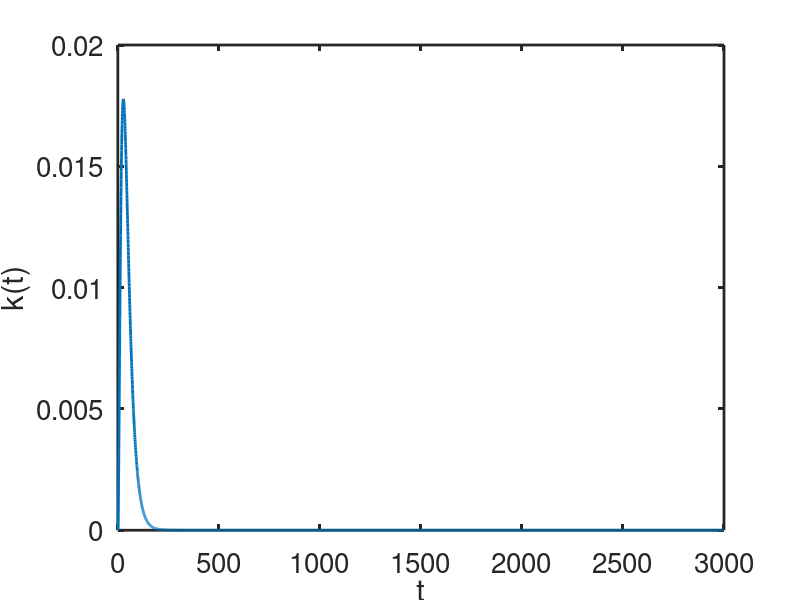
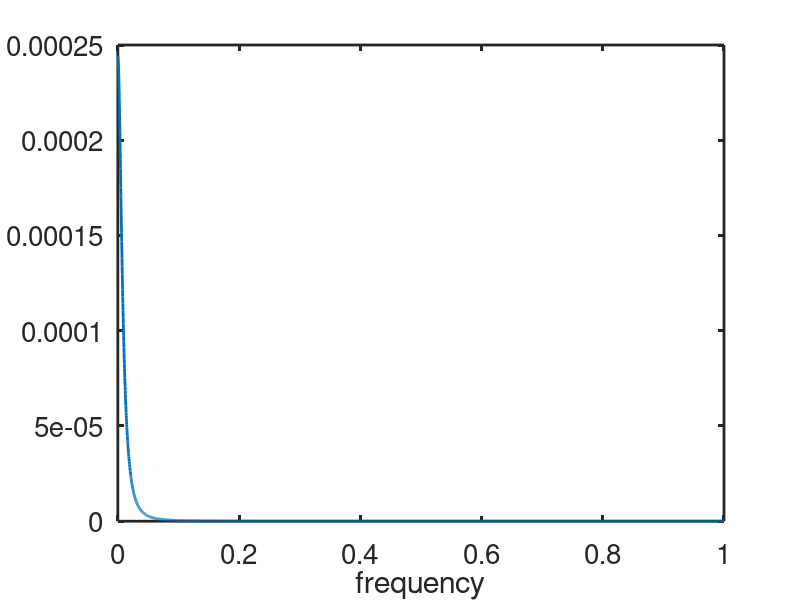
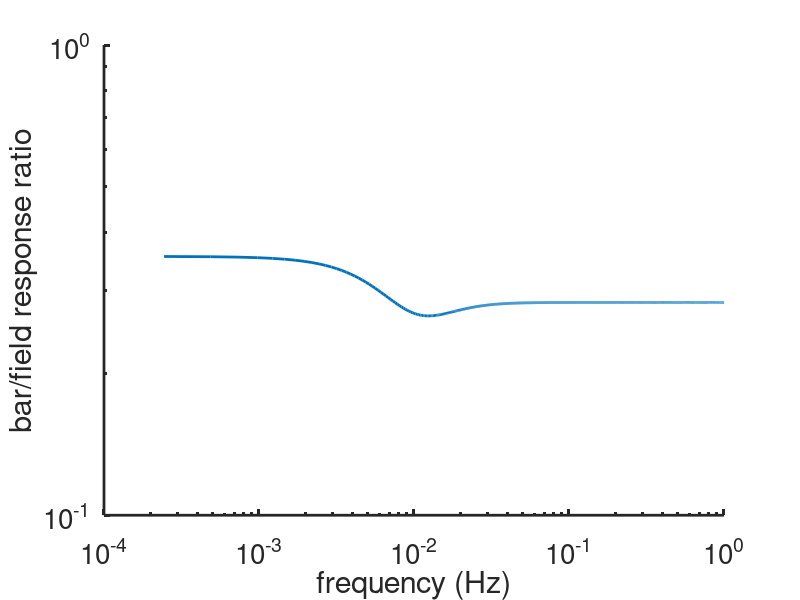
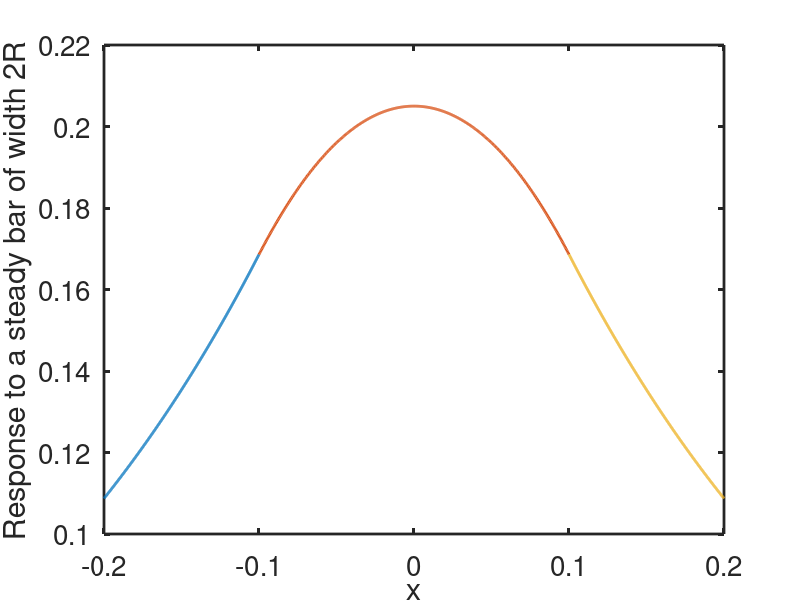

Write MATLAB code to recreate these figures, in order. (Note: this script raises an error after producing the figures.)

% ---------------------------
% Solutions of the Krausz-Naka model of photoreceptor cell/horizontal cell
% interactions in the catfish retina. 
%
% Used to generate the image in Fig. 17 of Chapter 19 of
% Keener and Sneyd, Mathematical Physiology, 3rd Edition, Springer.
%
% Written by James Keener and James Sneyd
% ---------------------------

clear all
close all
clc
set(0,                           ...
   'defaultaxesfontsize', 20,   ...
   'defaultaxeslinewidth', 2.0, ...
   'defaultlinelinewidth', 2.0, ...
   'defaultpatchlinewidth', 0.7);
% Work in time units of milliseconds
lh = 0.3;                      % The space constant of electrical diffusion in the horizontal cell layer
A = 3000;
tau = 25 ; 
t0 = 0.02; 

%% Set up and plot k and khat

% First, set up k and khat. We do this by taking the inverse Fourier
% transform of the function k(t), which is given in the text. We plot k(t)
% just for fun, to make sure it looks OK

Fs = 2;              % sampling frequency
t = 0:1/Fs:3000;             % time vector
L = length(t);              % signal length

k = (3/tau)*exp(-(t-t0)/tau).*(1 - exp(-(t-t0)/tau) ).^2;   % From the Krausz-Naka paper.
figure(1)
    plot(t,k)
    ylabel('k(t)')
    xlabel('t')

n = 2^nextpow2(L);          % Extend sample length and pad with zeros
khat = fft(k,n)/n;          % Take the FFT.
f = Fs*(0:(n/2))/n;         % Define the frequencies for the frequency domain
figure(2)
    plot(f,abs(khat(1:n/2+1)))
    %ylabel('\hat{k}(t)')
    xlabel('frequency')

% Once we know the FT of k, we can then calculate alpha(w).
alpha = (1 + A*khat).^0.5/lh;
alpha0 = (1+A*khat(1))^0.5/lh;      % The zero frequency value of alpha
fullfield = 1/(alpha0^2*lh^2)       % The full-field response. Used as a check, mostly.

%% Computation of the frequency response of the bar/field ratio at x=0
R = 0.1;           % Set the width of the bar. R=1 is a wide bar. R=0.1 is a thin bar
x = 0;
F = (2 - exp(-alpha.*(x+R)) - exp(alpha.*(x-R)));  % F as defined in the text
ratio = F/2;

figure(3)
    loglog(f,abs(ratio(1:n/2+1)))
    xlabel('frequency (Hz)')
    ylabel('bar/field response ratio')
    box off
%% Response to a steady bar of width 2R, by direct calculation and then by convolution. Plot on same graph, to compare

% To get a steady response, choose alpha to be the value at 0 frequency. So
% use alpha0 here. 

upper = 2*R;
lower = upper;

% Calculate the bar response in three pieces, To the
% left of the bar, inside the bar, and then to the right of the bar.
x1 = linspace(-lower,-R,500);
G1 = (1/(2*alpha0*alpha0*lh*lh))*abs(exp(-alpha0*abs(x1+R)) - exp(-alpha0*abs(R-x1)));
figure(4)
    plot(x1,G1,'LineWidth',2)
    hold on
    
    x2 = linspace(-R,R,500);
    G2 = (1/(2*alpha0*alpha0*lh*lh))*( 2 - (exp(alpha0*(x2-R)) + exp(-alpha0*(x2+R)) ) );
    plot(x2,G2,'LineWidth',2)
    
    x3 = linspace(R,upper,500);
    G3 = (1/(2*alpha0*alpha0*lh*lh))*abs(exp(-alpha0*abs(x3+R)) - exp(-alpha0*abs(R-x3)));
    plot(x3,G3,'LineWidth',2)
    ylabel('Response to a steady bar of width 2R')
    xlabel('x')

% Now find the response by convolution
        
p = @(x) heaviside(x+R).*heaviside(R-x);                % The stimulus. Redefine as needed
gg = @(x) (1/(2*alpha0*lh*lh))*exp(-alpha0*abs(x));     % The Green's function
x = linspace(-2*lower,2*upper,500);                     % Increase the bounds, to try and avoid edge effects
dx=x(2)-x(1);

% Use the built-in Matlab convolution function, which is faster than doing the integral directly.
% But be careful, as this can generate edge effects (as it doesn't always correspond to an integral on
% a domain that is large enough), and it also becomes weird as R gets large; it 
% doesn't pick up sharp edges very well, and the edges get sharper as R
% gets larger.
cc = conv(p(x),gg(x),'same')*dx;  

plot(x,cc,'k--','LineWidth',2)
hold off

%% Check
% Now check that the ratio of the bar/field response (computed directly by
% solving the differential equations) is the same as that given by the
% frequency response

bar_response = G2(250);  % Take the midpoint of the bar response, to get the value at x=0.
fprintf('direct solution gives the bar/field ratio as %d\n\n',bar_response/fullfield);
fprintf('the frequency response gives the bar/field ratio as %d\n\n',abs(ratio(1)));
